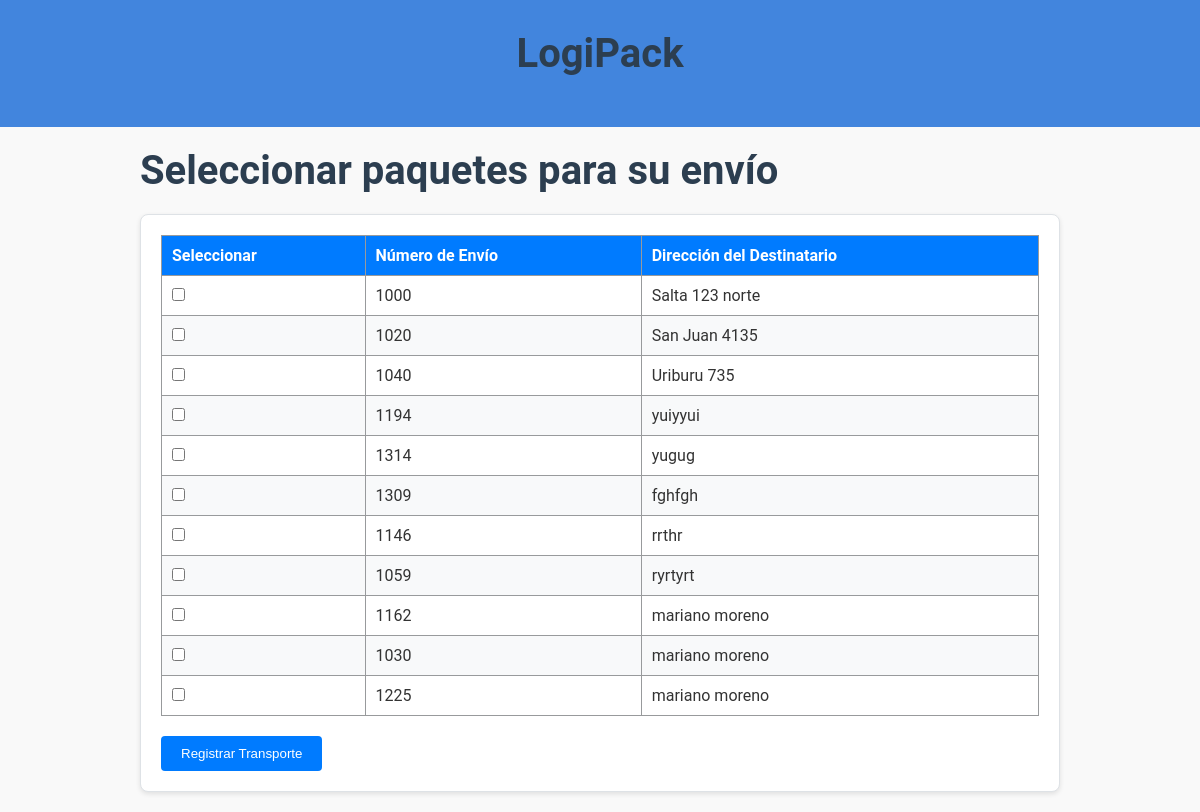
/funcion3?sucursal=1, run on an earlier commit of the app's database.
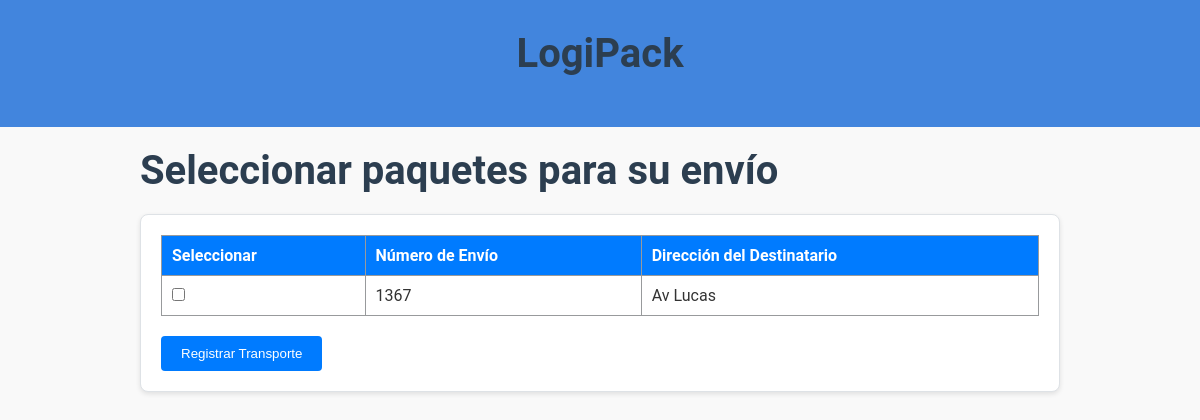
And on a later commit of the database.
### model.py (models this page shows)
class Paquete(db.Model):
    __tablename__ = 'paquete'
    id = db.Column(db.Integer, primary_key=True)
    numeroenvio = db.Column(db.Integer)
    peso = db.Column(db.Integer)
    nomdestinatario = db.Column(db.String(60))
    dirdestinatario = db.Column(db.String(100))
    entregado = db.Column(db.Boolean, nullable=False, default=False)
    observaciones = db.Column(db.Text)
    idsucursal = db.Column(db.Integer, db.ForeignKey('sucursal.id'))
    idtransporte = db.Column(db.Integer, db.ForeignKey('transporte.id'))
    idrepartidor = db.Column(db.Integer, db.ForeignKey('repartidor.id'))

### app.py (the view)
@app.route("/funcion3", methods=['GET', 'POST'])
def funcion3():
    if request.method == 'POST':
        paquete_ids = request.form.getlist('paquetes')
        id_sucursal = request.form.get('id_sucursal')
        if not paquete_ids:
            flash("No se han seleccionado paquetes para el transporte", "error")
            return redirect(url_for('funcion3', sucursal=id_sucursal))
        try:
            transporte = Transporte(
                numerotransporte=random.randint(1000, 1500),
                fechahorasalida=datetime.now(),
                fechahorallegada=None,
                idsucursal=id_sucursal
            )
            db.session.add(transporte)
            db.session.commit()
            for paquete_id in paquete_ids:
                paquete = Paquete.query.get(paquete_id)
                if paquete:
                    paquete.idtransporte = transporte.id
                    paquete.entregado = 1
                    db.session.commit()
            flash("Transporte registrado con éxito", "success")
        except Exception as e:
            db.session.rollback()
            flash("Error al registrar el transporte: {}".format(str(e)), "error")
        return redirect(url_for('funcion1'))
    else:
        id_sucursal = request.args.get('sucursal')
        if not id_sucursal:
            return redirect(url_for('funcion1'))
        paquetes = Paquete.query.filter_by(entregado=0, idrepartidor=0).all() # , idsucursal=id_sucursal filtro por sucursal
        return render_template('funcion3.html', paquetes=paquetes, id_sucursal=id_sucursal)

### templates/funcion3.html (shortened to what this page needs)
<!DOCTYPE html>
<html lang="es">
<head>
    <link rel="stylesheet" href="{{ url_for('static', filename='funcion3.css') }}">
</head>
<body>
    <header class="header">
        <div class="container">
            <h1>LogiPack</h1>
        </div>
    </header>
    <div class="container">
        <h1>Seleccionar paquetes para su envío</h1>
        <form method="POST">
            <table>
                <thead>
                    <tr>
                        <th>Seleccionar</th>
                        <th>Número de Envío</th>
                        <th>Dirección del Destinatario</th>
                    </tr>
                </thead>
                <tbody>
                    {% for paquete in paquetes %}
                        <tr>
                            <td><input type="checkbox" name="paquetes" value="{{ paquete.id }}"></td>
                            <td>{{ paquete.numeroenvio }}</td>
                            <td>{{ paquete.dirdestinatario }}</td>
                        </tr>
                    {% endfor %}
                </tbody>
            </table>
            <button type="submit">Registrar Transporte</button>
        </form>
    </div>
</body>
</html>

What changed in the data, as far as the page shows it:
no longer on this page (row edited): Paquete: numeroenvio "1000", dirdestinatario "Salta 123 norte"
no longer on this page (row edited): Paquete: numeroenvio "1020", dirdestinatario "San Juan 4135"
no longer on this page (row edited): Paquete: numeroenvio "1040", dirdestinatario "Uriburu 735"
no longer on this page (row edited): Paquete: numeroenvio "1194", dirdestinatario "yuiyyui"
no longer on this page (row edited): Paquete: numeroenvio "1314", dirdestinatario "yugug"
no longer on this page (row edited): Paquete: numeroenvio "1309", dirdestinatario "fghfgh"
no longer on this page (row edited): Paquete: numeroenvio "1146", dirdestinatario "rrthr"
no longer on this page (row edited): Paquete: numeroenvio "1059", dirdestinatario "ryrtyrt"
no longer on this page (row edited): Paquete: numeroenvio "1162", dirdestinatario "mariano moreno"
no longer on this page (row edited): Paquete: numeroenvio "1030", dirdestinatario "mariano moreno"
no longer on this page (row edited): Paquete: numeroenvio "1225", dirdestinatario "mariano moreno"
added Paquete: numeroenvio "1367", dirdestinatario "Av Lucas"
